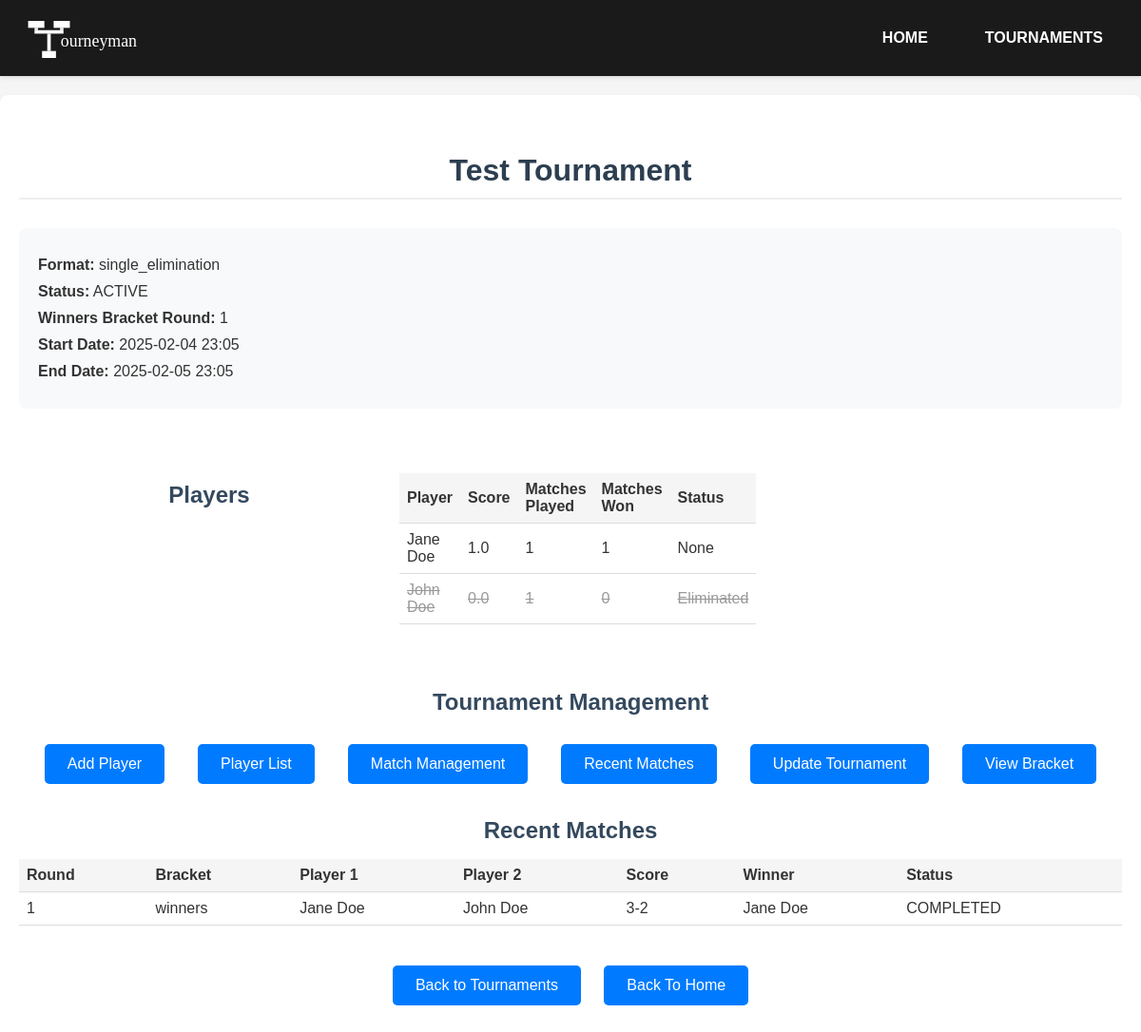
Page /tournaments/1738739105517 on the committed database.
### app.py (models this page shows, shortened)
class Tournament(db.Model):
    id = db.Column(db.Integer, primary_key=True)
    tournament_id = db.Column(db.Integer, nullable=False, unique=True)
    name = db.Column(db.String(100), nullable=False)
    tFormat = db.Column(db.String(80), nullable=False)
    status = db.Column(db.String(20), nullable=False, default='PENDING')  # PENDING, ACTIVE, COMPLETED
    start_date = db.Column(db.DateTime, nullable=False)
    end_date = db.Column(db.DateTime, nullable=True)
    current_winners_round = db.Column(db.Integer, default=1)
    current_losers_round = db.Column(db.Integer, default=0)  # 0 means no losers bracket yet
    current_round = db.Column(db.Integer, default=1)  # For non-bracket formats
    contestants = db.relationship('Contestant', backref='tournament', lazy=True)
    matches = db.relationship('MatchResult', backref='tournament', lazy=True)
    @property
    def is_elimination_format(self):
        return self.tFormat in [TournamentFormat.SINGLE_ELIMINATION.value, TournamentFormat.DOUBLE_ELIMINATION.value]
    @property
    def is_double_elimination(self):
        return self.tFormat == TournamentFormat.DOUBLE_ELIMINATION.value

class Contestant(db.Model):
    id = db.Column(db.Integer, primary_key=True)
    player = db.Column(db.String(80), nullable=False)
    seed = db.Column(db.Integer, nullable=True)
    tournament_id = db.Column(db.Integer, db.ForeignKey('tournament.tournament_id'), nullable=False)
    score = db.Column(db.Float, default=0.0)
    matches_played = db.Column(db.Integer, default=0)
    matches_won = db.Column(db.Integer, default=0)
    matches_drawn = db.Column(db.Integer, default=0)  # For Swiss/Round Robin
    losses = db.Column(db.Integer, default=0)
    active = db.Column(db.Boolean, default=True)
    status = db.Column(db.String(20), nullable=True)  # Nullable for non-bracket formats
    matches_as_player1 = db.relationship('MatchResult',
                                       foreign_keys='MatchResult.player1_id',
                                       backref='player1_contestant',
                                       lazy=True)
    matches_as_player2 = db.relationship('MatchResult',
                                       foreign_keys='MatchResult.player2_id',
                                       backref='player2_contestant',
                                       lazy=True)
    __table_args__ = (
        db.UniqueConstraint('tournament_id', 'player', name='unique_tournament_player'),
    )

class MatchResult(db.Model):
    id = db.Column(db.Integer, primary_key=True)
    tournament_id = db.Column(db.Integer, db.ForeignKey('tournament.tournament_id'), nullable=False)
    round_number = db.Column(db.Integer, nullable=False)
    bracket = db.Column(db.String(20), nullable=True)  # Nullable for non-bracket formats
    player1_id = db.Column(db.Integer, db.ForeignKey('contestant.id'), nullable=False)
    player2_id = db.Column(db.Integer, db.ForeignKey('contestant.id'), nullable=True)  # Nullable for byes
    player1 = db.Column(db.String(80), nullable=False)
    player2 = db.Column(db.String(80), nullable=True)  # Nullable for byes
    winner = db.Column(db.String(80), nullable=True)
    loser = db.Column(db.String(80), nullable=True)
    score = db.Column(db.String(100), nullable=True)
    is_draw = db.Column(db.Boolean, default=False)  # For Swiss/Round Robin
    status = db.Column(db.String(20), nullable=False, default='SCHEDULED')
    scheduled_time = db.Column(db.DateTime, nullable=True)
    completion_time = db.Column(db.DateTime, nullable=True)
    __table_args__ = (
        db.CheckConstraint(
            """
            (player2 IS NULL AND status = 'BYE' AND winner = player1 AND loser IS NULL) OR
            (player2 IS NOT NULL AND status != 'BYE' AND
             ((is_draw = true AND winner IS NULL AND loser IS NULL) OR
              (is_draw = false AND winner IN (player1, player2) AND loser IN (player1, player2))))
            """,
            name='valid_match_state'
        ),
    )

### app.py (the view)
@app.route('/tournaments/<int:tournament_id>')
def tournament_details(tournament_id):
    tournament = Tournament.query.filter_by(tournament_id=tournament_id).first_or_404()
    return render_template('tournament_details.html', tournament=tournament)

### templates/tournament_details.html (shortened to what this page needs)
{% extends "base.html" %}
{% block content %}
<div class="container">
    <h1>{{ tournament.name }}</h1>
    <div class="tournament-info">
        <p><strong>Format:</strong> {{ tournament.tFormat }}</p>
        <p><strong>Status:</strong> {{ tournament.status }}</p>
        {% if tournament.is_elimination_format %}
            <p><strong>Winners Bracket Round:</strong> {{ tournament.current_winners_round }}</p>
        {% else %}
            <p><strong>Current Round:</strong> {{ tournament.current_round }}</p>
            {% if tournament.total_rounds_needed %}
            <p><strong>Total Rounds:</strong> {{ tournament.total_rounds_needed }}</p>
            {% endif %}
        {% endif %}
        <p><strong>Start Date:</strong> {{ tournament.start_date.strftime('%Y-%m-%d %H:%M') }}</p>
        {% if tournament.end_date %}
        <p><strong>End Date:</strong> {{ tournament.end_date.strftime('%Y-%m-%d %H:%M') }}</p>
        {% endif %}
    </div>
    <div class="player-list">
        <h2>Players</h2>
        <table>
            <thead>
                <tr>
                    <th>Player</th>
                    <th>Score</th>
                    <th>Matches Played</th>
                    <th>Matches Won</th>
                    <th>Status</th>
                </tr>
            </thead>
            <tbody>
                {% for player in tournament.contestants|sort(attribute='player') %}
                <tr {% if not player.active %}class="eliminated"{% endif %}>
                    <td>{{ player.player }}</td>
                    <td>{{ player.score }}</td>
                    <td>{{ player.matches_played }}</td>
                    <td>{{ player.matches_won }}</td>
                    <td>
                        {% if player.active %}
                            {% if tournament.is_elimination_format %}
                                {{ player.status }}
                            {% else %}
                                Active
                            {% endif %}
                        {% else %}
                            Eliminated
                        {% endif %}
                    </td>
                </tr>
                {% endfor %}
            </tbody>
        </table>
    </div>
    <div class="management-section">
        <h2>Tournament Management</h2>
        <div class="management-links">
            <a href="{{ url_for('add_player_page', tournament_id=tournament.tournament_id) }}" class="button">Add Player</a>
            <a href="{{ url_for('player_list', tournament_id=tournament.tournament_id) }}" class="button">Player List</a>
            <a href="{{ url_for('match_management', tournament_id=tournament.tournament_id) }}" class="button">Match Management</a>
            <a href="{{ url_for('recent_matches', tournament_id=tournament.tournament_id) }}" class="button">Recent Matches</a>
            <a href="{{ url_for('update_tournament_page', tournament_id=tournament.tournament_id) }}" class="button">Update Tournament</a>
            <a href="{{ url_for('bracket', tournament_id=tournament.tournament_id) }}" class="button">View Bracket</a>
        </div>
    </div>
    <div class="recent-matches">
        <h2>Recent Matches</h2>
        <table>
            <thead>
                <tr>
                    <th>Round</th>
                    {% if tournament.is_elimination_format %}
                    <th>Bracket</th>
                    {% endif %}
                    <th>Player 1</th>
                    <th>Player 2</th>
                    <th>Score</th>
                    <th>Winner</th>
                    <th>Status</th>
                </tr>
            </thead>
            <tbody>
                {% for match in tournament.matches|sort(attribute='completion_time', reverse=True) %}
                <tr>
                    <td>{{ match.round_number }}</td>
                    {% if tournament.is_elimination_format %}
                    <td>{{ match.bracket }}</td>
                    {% endif %}
                    <td>{{ match.player1 }}</td>
                    <td>{{ match.player2 if match.player2 else 'BYE' }}</td>
                    <td>{{ match.score if match.score else '-' }}</td>
                    <td>
                        {% if match.is_draw %}
                            Draw
                        {% else %}
                            {{ match.winner if match.winner else '-' }}
                        {% endif %}
                    </td>
                    <td>{{ match.status }}</td>
                </tr>
                {% endfor %}
            </tbody>
        </table>
    </div>
    <div class="actions">
        <a href="{{ url_for('tournaments') }}" class="link">Back to Tournaments</a>
        <a href="{{ url_for('index') }}" class="button">Back To Home</a>
    </div>
</div>
{% endblock %}

### templates/base.html (shortened to what this page needs)
<!DOCTYPE html>
<html>
<head>
    <link rel="stylesheet" href="{{ url_for('static', filename='css/style.css') }}">
</head>
<body>
    <nav class="navbar">
        <div class="navbar-content">
            <div class="navbar-left">
                <a href="{{ url_for('tournaments') }}" class="navbar-brand">
                    <img src="{{ url_for('static', filename='img/tourneyman - large.svg') }}"
                         alt="Tourneyman"
                         class="logo-image"
                         onerror="this.style.display='none';this.nextElementSibling.style.display='block';">
                </a>
            </div>
            <div class="navbar-right">
                <a href="{{ url_for('index') }}" class="nav-button">HOME</a>
                <a href="{{ url_for('tournaments') }}" class="nav-button">TOURNAMENTS</a>
            </div>
        </div>
    </nav>
    <div class="content">
        {% block content %}{% endblock %}
    </div>
</body>
</html>

### static/css/style.css (style rules this page uses)
body { font-family: Arial, sans-serif; margin: 0; padding-top: 100px; background-color: #f5f5f5; color: #333; }
.container { max-width: 1200px; margin: 0 auto; padding: 40px 20px; background-color: white; border-radius: 8px; box-shadow: 0 2px 4px rgba(0, 0, 0, 0.1); text-align: center; }
h1 { color: #2c3e50; margin-bottom: 30px; padding-bottom: 10px; border-bottom: 2px solid #eee; }
h2 { color: #34495e; margin: 25px 0 15px; }
.button, .link { display: inline-block; margin: 10px; padding: 12px 24px; background-color: #007BFF; color: white; text-decoration: none; border-radius: 5px; border: none; cursor: pointer; transition: background-color 0.2s; }
.tournament-info { background-color: #f8f9fa; padding: 20px; border-radius: 8px; margin-bottom: 30px; text-align: left; }
.tournament-info p { margin: 10px 0; }
.player-list, .match-list { display: grid; grid-template-columns: repeat(auto-fill, minmax(300px, 1fr)); gap: 20px; padding: 20px; }
.navbar { background-color: #1a1a1a; color: white; position: fixed; top: 0; left: 0; right: 0; height: 80px; z-index: 1000; box-shadow: 0 2px 4px rgba(0, 0, 0, 0.1); }
.navbar-content { max-width: 1200px; margin: 0 auto; padding: 0 20px; height: 100%; display: flex; justify-content: space-between; align-items: center; }
.navbar-left { display: flex; align-items: center; }
.navbar-right { display: flex; gap: 20px; align-items: center; }
.navbar-brand { text-decoration: none; color: white; font-weight: bold; display: flex; align-items: center; }
.logo-image { height: 60px; width: auto; transition: opacity 0.2s; }
.nav-button { text-decoration: none; color: white; font-weight: bold; font-size: 16px; padding: 10px 20px; border-radius: 5px; transition: all 0.2s; }
.management-links { display: flex; flex-wrap: wrap; justify-content: center; gap: 15px; margin: 20px 0; }

### templates/tournament_details.html (style rules this page uses)
.eliminated { color: #999; text-decoration: line-through; }
.tournament-info { margin-bottom: 2em; }
.player-list, .recent-matches { margin-bottom: 2em; }
table { width: 100%; border-collapse: collapse; margin: 1em 0; }
th, td { padding: 8px; text-align: left; border-bottom: 1px solid #ddd; }
th { background-color: #f5f5f5; }
.actions { margin-top: 2em; }

### rows in the picture
Tournament: name "Test Tournament", tFormat "single_elimination", status "ACTIVE", current_winners_round "1", start_date "2025-02-04 23:05", end_date "2025-02-05 23:05"
Contestant: player "Jane Doe", score "1.0", matches_played "1", matches_won "1", status "None"
Contestant: player "John Doe", score "0.0", matches_played "1", matches_won "0", active "Eliminated"
MatchResult: round_number "1", bracket "winners", player1 "Jane Doe", player2 "John Doe", score "3-2", winner "Jane Doe", status "COMPLETED"
